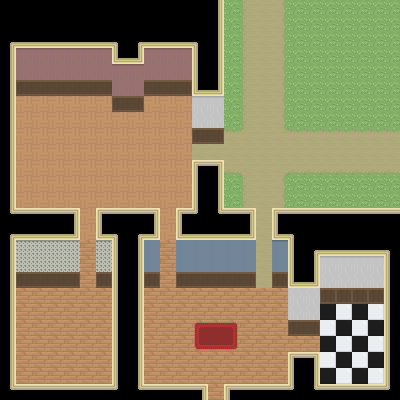

Below is a game level as drawn by its tile map, then a one-line description and the .tmx file that defines it, in full:
An orthogonal 25x25 tile map with 16x16 px tiles, 1 tile layer (Tile Layer 1).

<map version="1.5" tiledversion="1.5.0" orientation="orthogonal" renderorder="right-down" width="25" height="25" tilewidth="16" tileheight="16" infinite="0" nextlayerid="2" nextobjectid="1">
 <tileset firstgid="1" source="tileset.tsx" />
 <layer id="1" name="Tile Layer 1" width="25" height="25">
  <data encoding="csv">
112,112,112,112,112,112,112,112,112,112,112,112,112,59,63,64,65,62,63,63,63,63,63,63,63,
112,112,112,112,112,112,112,112,112,112,112,112,112,59,63,64,65,62,63,63,63,63,63,63,63,
75,72,72,72,72,72,72,74,75,72,72,72,74,59,63,64,65,62,63,63,63,63,63,63,63,
59,7,7,7,7,7,7,71,73,7,7,7,57,59,63,64,65,62,63,63,63,63,63,63,63,
59,21,21,21,21,21,21,7,7,21,21,21,57,59,63,64,65,62,63,63,63,63,63,63,63,
59,15,2,2,2,2,2,21,21,2,2,16,71,73,63,64,65,62,63,63,63,63,63,63,63,
59,31,31,31,31,31,31,15,16,31,31,31,4,4,63,64,65,62,63,63,63,63,63,63,63,
59,31,31,31,31,31,31,31,31,31,31,31,18,18,63,64,65,62,63,63,63,63,63,63,63,
59,31,31,31,31,31,31,31,31,31,31,31,15,16,77,78,65,76,77,77,77,77,77,77,77,
59,31,31,31,31,31,31,31,31,31,31,31,65,65,65,65,65,65,65,65,65,65,65,65,65,
59,31,31,31,31,31,31,31,31,31,31,31,43,45,49,50,65,48,49,49,49,49,49,49,49,
59,31,31,31,31,31,31,31,31,31,31,31,57,59,63,64,65,62,63,63,63,63,63,63,63,
59,31,31,31,31,31,31,31,31,31,31,31,57,59,63,64,65,62,63,63,63,63,63,63,63,
61,44,44,44,45,31,43,44,44,45,31,43,60,61,44,45,65,43,44,44,44,44,44,44,44,
75,72,72,72,73,31,71,74,75,73,31,71,72,72,72,73,65,71,74,112,112,112,112,112,112,
59,5,5,5,5,1,5,57,59,20,1,20,20,20,20,20,65,6,57,75,72,72,72,72,74,
59,19,19,19,19,1,19,57,59,20,1,20,20,20,20,20,65,20,57,59,4,4,4,4,57,
59,15,2,2,16,1,17,57,59,17,1,15,2,2,2,16,65,17,71,73,18,18,18,18,57,
59,1,1,1,1,1,1,57,59,1,1,1,1,1,1,1,1,1,18,18,17,17,17,17,57,
59,1,1,1,1,1,1,57,59,1,1,1,1,1,1,1,1,1,18,18,29,30,29,30,57,
59,1,1,1,1,1,1,57,59,1,1,1,85,86,87,1,1,1,15,16,30,29,30,29,57,
59,1,1,1,1,1,1,57,59,1,1,1,99,100,101,1,1,1,1,1,29,30,29,30,57,
59,1,1,1,1,1,1,57,59,1,1,1,1,1,1,1,1,1,43,45,30,29,30,29,57,
59,1,1,1,1,1,1,57,59,1,1,1,1,1,1,1,1,1,57,59,29,30,29,30,57,
61,44,44,44,44,44,44,60,61,44,44,44,45,1,43,44,44,44,60,61,44,44,44,44,60
</data>
 </layer>
</map>